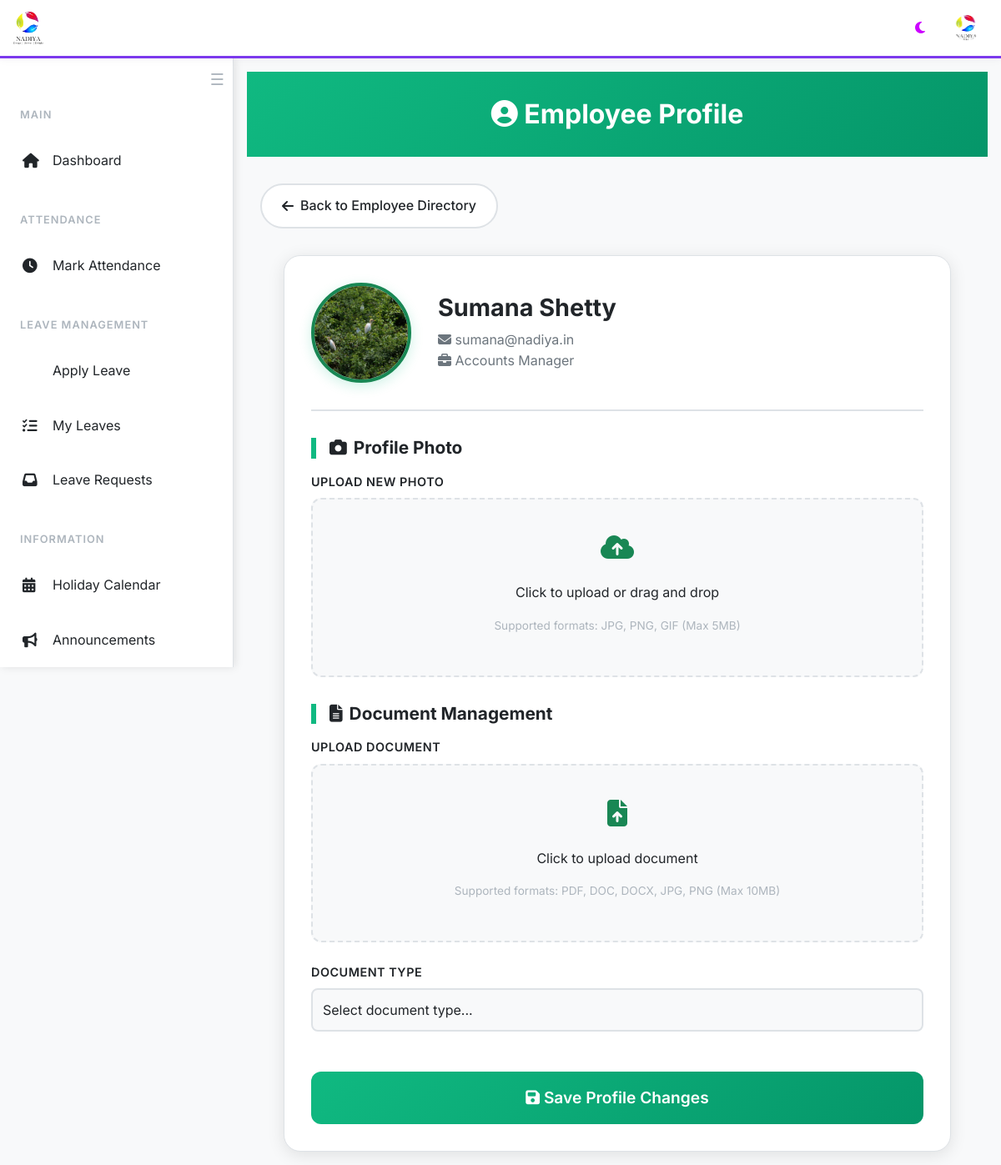
Page /profile/2 (signed in) on the committed database.
### website/models.py (models this page shows, shortened)
class User(db.Model, UserMixin):
    id = db.Column(db.Integer, primary_key=True)
    first_name = db.Column(db.String(150))
    last_name = db.Column(db.String(150))
    email = db.Column(db.String(150), unique=True, nullable=False)
    password = db.Column(db.String(512), nullable=False)
    earned =  db.Column(db.Float, default=0)
    medic = db.Column(db.Float, default=0)
    pay =  db.Column(db.Float, default=0)
    role = db.Column(db.String(150))
    probation = db.Column(db.Boolean, default = 0)
    photo = db.Column(db.String(150))
    documents = db.relationship('Document', backref='user', lazy=True)
    reset_token = db.Column(db.String(36), nullable=True)
    attendances = db.relationship('Attendance', backref='user', lazy=True)

### website/views.py (the view, shortened to what this page needs)
@views.route('/profile/<int:user_id>', methods=['GET', 'POST'])
@login_required
def profile(user_id):
    user = User.query.get(user_id)
    if not user:
        flash("User not found.", category='error')
        return redirect(url_for('index'))
    return render_template('profile.html', user=user)

### website/templates/profile.html (shortened to what this page needs)
{% extends "base.html" %}
{% block content %}
<div class="page-header">
    <div class="container">
        <h1><i class="fas fa-user-circle"></i> Employee Profile</h1>
    </div>
</div>
<div class="container">
    <a href="/create_user" class="back-btn">
        <i class="fas fa-arrow-left"></i> Back to Employee Directory
    </a>
    <div class="profile-container">
        <div class="profile-header">
            <div class="profile-photo-container">
                {% if user.photo %}
                    <img src="{{ url_for('static', filename='uploads/photos/' + user.photo) }}" alt="Profile Photo" class="profile-photo">
                {% else %}
                    <div class="profile-photo-placeholder">
                        {{ user.first_name[0].upper() if user.first_name else 'U' }}
                    </div>
                {% endif %}
            </div>
            <div class="profile-info">
                <h2>{{ user.first_name }}</h2>
                <p><i class="fas fa-envelope"></i> {{ user.email }}</p>
                {% if user.role %}
                    <p><i class="fas fa-briefcase"></i> {{ user.role.replace('_', ' ').title() }}</p>
                {% endif %}
            </div>
        </div>
        <form method="POST" enctype="multipart/form-data" id="profileForm">
            <div class="form-section">
                <h3 class="section-title">
                    <i class="fas fa-camera"></i> Profile Photo
                </h3>
                <div class="form-group">
                    <label for="photo">Upload New Photo</label>
                    <div class="file-upload-area" onclick="document.getElementById('photo').click()">
                        <div class="file-upload-icon">
                            <i class="fas fa-cloud-upload-alt"></i>
                        </div>
                        <p>Click to upload or drag and drop</p>
                        <p class="help-text">Supported formats: JPG, PNG, GIF (Max 5MB)</p>
                    </div>
                </div>
            </div>
            <div class="form-section">
                <h3 class="section-title">
                    <i class="fas fa-file-alt"></i> Document Management
                </h3>
                <div class="form-group">
                    <label for="document">Upload Document</label>
                    <div class="file-upload-area" onclick="document.getElementById('document').click()">
                        <div class="file-upload-icon">
                            <i class="fas fa-file-upload"></i>
                        </div>
                        <p>Click to upload document</p>
                        <p class="help-text">Supported formats: PDF, DOC, DOCX, JPG, PNG (Max 10MB)</p>
                    </div>
                </div>
                <div class="form-group">
                    <label for="document_type">Document Type</label>
                    <select name="document_type" id="document_type" class="form-control">
                        <option value="">Select document type...</option>
                    </select>
                </div>
            </div>
            <button type="submit" class="submit-btn">
                <i class="fas fa-save"></i> Save Profile Changes
            </button>
        </form>
    </div>
</div>
{% endblock %}

### website/templates/base.html (shortened to what this page needs)
<!DOCTYPE html>
<html lang="en" data-theme="light">
<head>
    <link href="https://cdn.jsdelivr.net/npm/bootstrap@5.3.0/dist/css/bootstrap.min.css" rel="stylesheet">
    <link rel="stylesheet" href="https://cdnjs.cloudflare.com/ajax/libs/font-awesome/6.4.0/css/all.min.css">
</head>
<body>
    <header class="top-header">
        <div class="header-logo">
            <img src="{{ url_for('static', filename='logo.png') }}" alt="Nadiya Logo">
        </div>
        <div class="header-actions">
            <button class="theme-toggle" onclick="toggleTheme()">
                <i class="fas fa-moon" id="theme-icon"></i>
            </button>
            {% if current_user.is_authenticated %}
            <div class="user-profile" onclick="window.location.href='/profile/{{ current_user.id }}'">
                {% if current_user.photo %}
                    <img src="{{ url_for('views.uploaded_file', setname='photos', filename=current_user.photo) }}" alt="Profile">
                {% else %}
                    <img src="{{ url_for('static', filename='logo.png') }}" alt="Profile">
                {% endif %}
            </div>
            {% endif %}
        </div>
    </header>
  <nav class="sidebar" id="sidebar">
  <button id="sidebarCollapseBtn" class="sidebar-collapse-btn" onclick="toggleSidebarCollapse()" title="Collapse Sidebar">
    <span class="hamburger-icon">☰</span>
</button>
    <br>
        <div class="sidebar-content">
            {% if current_user.is_authenticated %}
            <div class="nav-section">
                <div class="nav-section-title">Main</div>
                <div class="nav-item">
                    <a href="/" class="nav-link">
                        <i class="fas fa-home"></i>
                        <span>Dashboard</span>
                    </a>
                </div>
            </div>
            <div class="nav-section">
                <div class="nav-section-title">Attendance</div>
                <div class="nav-item">
                    <a href="/attendance" class="nav-link">
                        <i class="fas fa-clock"></i>
                        <span>Mark Attendance</span>
                    </a>
                </div>
            </div>
            <div class="nav-section">
                <div class="nav-section-title">Leave Management</div>
                <div class="nav-item">
                    <a href="/apply_leave" class="nav-link">
                        <span>Apply Leave</span>
                    </a>
                </div>
                <div class="nav-item">
                    <a href="/approved_leaves" class="nav-link">
                        <i class="fas fa-list-check"></i>
                        <span>My Leaves</span>
                    </a>
                </div>
                <div class="nav-item">
                    <a href="/leave_requests" class="nav-link">
                        <i class="fas fa-inbox"></i>
                        <span>Leave Requests</span>
                    </a>
                </div>
            </div>
            <div class="nav-section">
                <div class="nav-section-title">Information</div>
                <div class="nav-item">
                    <a href="/display_holidays" class="nav-link">
                        <i class="fas fa-calendar-alt"></i>
                        <span>Holiday Calendar</span>
                    </a>
                </div>
                <div class="nav-item">
                    <a href="/announcements" class="nav-link">
                        <i class="fas fa-bullhorn"></i>
                        <span>Announcements</span>
                    </a>
                </div>
            </div>
            {% endif %}
        </div>
    </nav>
    <main class="main-content" id="mainContent">
        {% block content %}{% endblock %}
    </main>
</body>
</html>

### website/templates/base.html (style rules this page uses)
:root { --bg-primary: #ffffff; --bg-secondary: #f8f9fa; --bg-tertiary: #e9ecef; --text-primary: #212529; --text-secondary: #6c757d; --text-muted: #adb5bd; --border-color: #dee2e6; --shadow: rgba(0, 0, 0, 0.1); --accent-primary: #0d6efd; --accent-secondary: #6f42c1; --success: #198754; --warning: #fd7e14; --danger: #dc3545; --info: #0dcaf0; --navbar-bg: #1a1d23; --sidebar-width: 280px; --sidebar-collapsed-width: 60px; }
* { margin: 0; padding: 0; box-sizing: border-box; }
body { font-family: 'Inter', sans-serif; background-color: var(--bg-secondary); color: var(--text-primary); line-height: 1.6; transition: all 0.3s ease; padding-top: 70px; }
:root { --header-bg: #ffffff; --header-text: #2d3748; --header-border: #7c3aed; --toggle-btn-color: #7c3aed; !important }
.top-header { position: fixed; top: 0; left: 0; right: 0; height: 70px; background: var(--header-bg); color: var(--header-text); z-index: 1000; display: flex; align-items: center; padding: 0 1rem; box-shadow: 0 2px 10px rgba(0,0,0,0.04); border-bottom: 3px solid var(--header-border); transition: background 0.3s, color 0.3s, border-color 0.3s; }
.header-logo { display: flex; align-items: center; flex: 1; }
.header-logo img { height: 40px; margin-right: 1rem; }
.header-actions { display: flex; align-items: center; gap: 1rem; }
.theme-toggle { background: rgba(255,255,255,0.1); border: none; color: rgb(204, 0, 255); padding: 0.5rem; border-radius: 8px; cursor: pointer; transition: all 0.3s ease; }
.user-profile { display: flex; align-items: center; gap: 0.5rem; padding: 0.5rem; border-radius: 8px; transition: all 0.3s ease; cursor: pointer; }
.user-profile img { width: 35px; height: 35px; border-radius: 50%; border: 2px solid rgba(255,255,255,0.3); }
.sidebar { position: fixed; top: 70px; left: -280px; width: var(--sidebar-width); height: calc(100vh - 70px); background: var(--bg-primary); border-right: 1px solid var(--border-color); box-shadow: 2px 0 10px var(--shadow); transition: left 0.3s ease, width 0.3s ease; z-index: 999; overflow-y: auto; }
.sidebar.open { left: 0; }
.sidebar-collapse-btn { background: none; border: none; color: var(--text-muted); font-size: 1.2rem; position: absolute; top: 10px; right: 10px; z-index: 1001; transition: color 0.2s; cursor: pointer; }
.sidebar-content { padding: 2rem 0; }
.nav-section { margin-bottom: 2rem; }
.nav-section-title { font-size: 0.8rem; font-weight: 600; color: var(--text-muted); text-transform: uppercase; letter-spacing: 1px; padding: 0 1.5rem; margin-bottom: 1rem; }
.nav-item { margin-bottom: 0.5rem; }
.nav-link { display: flex; align-items: center; padding: 1rem 1.5rem; color: var(--text-primary); text-decoration: none; transition: all 0.3s ease; border-left: 3px solid transparent; }
.nav-link i { width: 20px; margin-right: 1rem; font-size: 1.1rem; }
.main-content { min-height: calc(100vh - 70px); padding: 1rem; transition: margin-left 0.3s ease; }
.main-content.shifted { margin-left: var(--sidebar-width); }
@media (min-width: 1200px) { .sidebar { left: 0; } }
@media (min-width: 1200px) { .main-content { margin-left: var(--sidebar-width); } }
* { transition: background-color 0.3s ease, color 0.3s ease, border-color 0.3s ease; }

### rows in the picture
User: photo (picture), first_name "Sumana Shetty", email "sumana@nadiya.in", role.replace "Accounts Manager"
